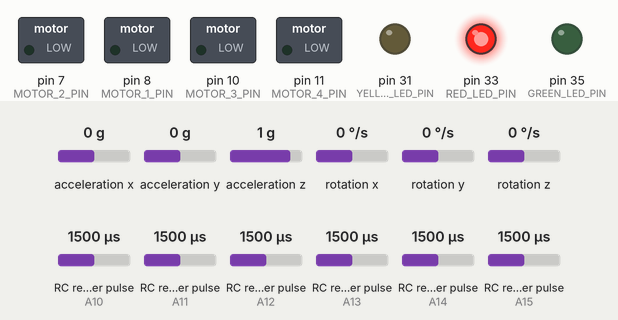
Simulated run of this sketch. Board: Arduino Mega 2560, built with avr-gcc and run on an emulated ATmega2560. On the bench: switched loads named in the sketch (green lamp = pin HIGH), output pins drawn as LEDs (lit = HIGH). Wiring (inferred from the names in the program): 6 × RC receiver channel: data A10 / data A11 / data A12 / data A13 / data A14 / data A15. Inputs (shaded band) come from the test bench; at power-on: acceleration z 1 g, RC receiver pulse (sensors on A12, A13, A10, A11, A14, A15) 1500 µs, acceleration x 0 g, acceleration y 0 g, rotation x 0 °/s, rotation y 0 °/s, rotation z 0 °/s. Pins used as bus, display or sensor lines are not drawn; what the sketch prints to the serial monitor is not drawn.

Above: at 1.8 s.
1.9 s: acceleration z set to -1.4 g
At 3.0 s:
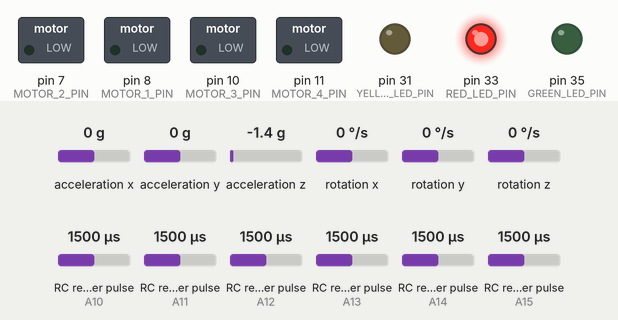
3.5 s: RC receiver pulse (sensor on A12) set to 1889 µs
6.5 s: RC receiver pulse (sensor on A12) set to 1917 µs
At 9.3 s:
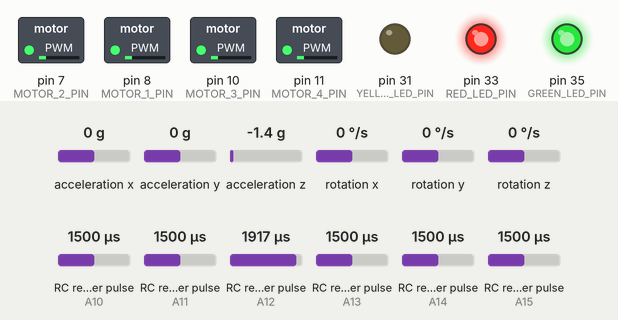
9.5 s: acceleration x set to 1.4 g
12.5 s: RC receiver pulse (sensor on A13) set to 1020 µs
At 13.1 s:
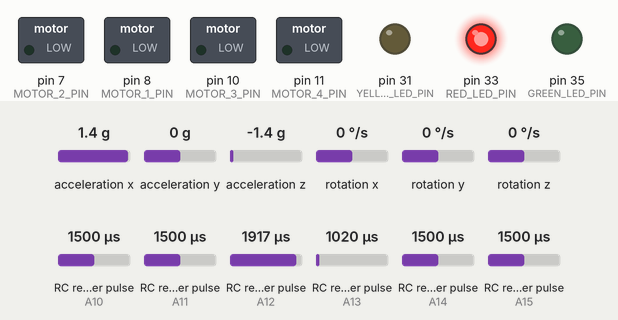
Timing chart, 0 to 15.5 s (numbered marks = the images above; inputs shaded):
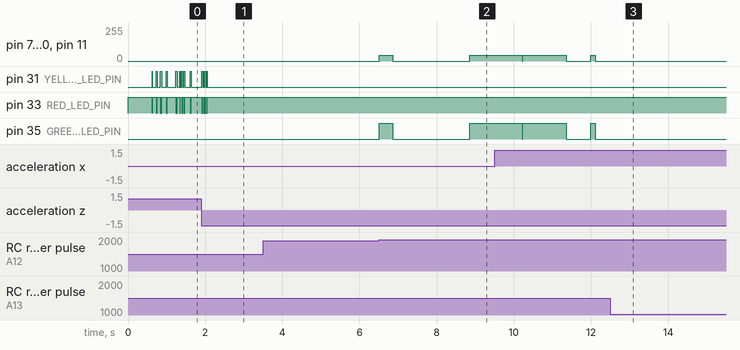

The sketch:

quad.ino
```cpp
// (licence header left out)
#include <PinChangeInt.h>
#include <Servo.h>
#include <Radio.h>
//#include <Wire.h>
#include "I2Cdev.h"
#include "MPU6050.h"
#include "Kalman.h"
#include "IMU.h"
#include <stdlib.h>
#include <Utils.h>
#include "Motors.h"
#include "FlightControl.h"

#if I2CDEV_IMPLEMENTATION == I2CDEV_ARDUINO_WIRE
    #include "Wire.h"
#endif

//Define max input angles
#define ROLL_MAX_RADIO 15
#define PITCH_MAX_RADIO 15
#define YAW_MAX_RADIO 180

#define GREEN_LED_PIN 35
#define YELLOW_LED_PIN 31
#define RED_LED_PIN  33

//Serial speed
#define  SERIAL_PORT_SPEED  115200


//Radio
volatile uint8_t bUpdateFlagsShared; // true if new radio signal
int RadioChannels[7];
bool radio_on;
bool ch5_old=true;

const int roll_map_ratio = 1/ (ROLL_MAX_RADIO - (-ROLL_MAX_RADIO)) / (MAP_RADIO_HIGH - (MAP_RADIO_LOW));
const int pitch_map_ratio =1/  (PITCH_MAX_RADIO - (-PITCH_MAX_RADIO)) / (MAP_RADIO_HIGH - (MAP_RADIO_LOW));
const int yaw_map_ratio =1/ (YAW_MAX_RADIO - (-YAW_MAX_RADIO)) / (MAP_RADIO_HIGH - (MAP_RADIO_LOW));


//IMU
IMU imu;
bool calibrating = true;
bool IMU_problem = false;
float max_X ;
float max_Y ;
float angles[3];
float rates[3];
float old_a;
float mdiff;


//Motors
Motors motors;
bool motorsReady = false;
bool motorsReadyOld = false;
bool motorsOn = false;


//FlightControl
FlightControl flightControl;
float targetAngles[3];
float throttle;


//Measuring time
unsigned long loop_time = 0;
unsigned long start_loop = 0;
int freq;
double deltaF;


//Warning LED
bool green_led;
bool yellow_led;
bool red_led;


//Printing
char StrMotor[4];
char StrMotorOn[4] = "ON";
char StrMotorOff[4] = "OFF";
char StrMotorReady[4] = "Rdy";
char StrControl[6];
char Strfreq[7];
char StrAngles[6];
char StrSpeed[4];

int print_counter = 0;

const int frequency_print_offset = 4;
const int angle_print_offset =  frequency_print_offset+7;
const int motor_print_offset = angle_print_offset+17;
const int control_print_offset = motor_print_offset+7;


void setup()
{
	//Warning LED
	pinMode(GREEN_LED_PIN, OUTPUT);
	pinMode(RED_LED_PIN, OUTPUT);
  	pinMode(YELLOW_LED_PIN, OUTPUT);

	digitalWrite(GREEN_LED_PIN, motorsOn);
	digitalWrite(YELLOW_LED_PIN, !motorsOn && motorsReady);
	digitalWrite(RED_LED_PIN, !motorsReady);


	 // join I2C bus (I2Cdev library doesn't do this automatically)
	#if I2CDEV_IMPLEMENTATION == I2CDEV_ARDUINO_WIRE
        Wire.begin();
    #elif I2CDEV_IMPLEMENTATION == I2CDEV_BUILTIN_FASTWIRE
       Fastwire::setup(800	, true); //800kHz is the maximum rate I have achived on the Arduino MEGA
    #endif

    Serial.begin( SERIAL_PORT_SPEED);
	Serial.println("Start");


	//RADIO
	//Power pin
	pinMode(RADIO_POWER_PIN , OUTPUT);
	digitalWrite(RADIO_POWER_PIN , HIGH);

	// Using the PinChangeInt library, attach the interrupts to read radio signal
	PCintPort::attachInterrupt(CH1_IN_PIN, calcCh1,CHANGE);
	PCintPort::attachInterrupt(CH2_IN_PIN, calcCh2,CHANGE);
	PCintPort::attachInterrupt(CH3_IN_PIN, calcCh3,CHANGE);
	PCintPort::attachInterrupt(CH4_IN_PIN, calcCh4,CHANGE);
	PCintPort::attachInterrupt(CH5_IN_PIN, calcCh5,CHANGE);
	PCintPort::attachInterrupt(CH6_IN_PIN, calcCh6,CHANGE);


	imu.init();
	motors.init();

	//End of the setup phase
	Serial.print("Setup done");
	calibrating = false;
}


void loop()
{
	// Measure loop rate
	start_loop = micros();
	freq = 1000000/loop_time;

	//======================================================================================
	//                                   Radio
	//======================================================================================
	// check shared update flags to see if any channels have a new signal
	if(bUpdateFlagsShared)
	{
		noInterrupts(); // turn interrupts off quickly while we take local copies of the shared variables
		updateRadio();
		interrupts();
	}

	radio_on = getRadio(RadioChannels);

	//======================================================================================
	//                                   IMU
	//======================================================================================
	if (!(imu.processAngles(angles, rates))) //continue only the data from the IMU is acceptable
	{
			IMU_problem = true;
			Serial.print( "    IMU PROBLEM   ");
	}

	//=======================================================================================
	//                                    MOTORS
	//=======================================================================================
	motorsReady = radio_on && !IMU_problem && !calibrating;

	if (ch5_old==false && RadioChannels[5]==true && RadioChannels[1]==0 )
	{
		motorsOn = true;
	}
	if (RadioChannels[5]==false || (motorsReadyOld==true  &&  motorsReady==false))
	{
		motorsOn = false;
	}

	motors.setMotorsOn(motorsOn);
	ch5_old = RadioChannels[5];
	motorsReadyOld = motorsReady;

	if(motorsReady)
	{
		//Mapping from radio inputs to target angles
        targetAngles[0] = RadioChannels[4]*0.03-15;
        targetAngles[1] = RadioChannels[2]*0.03-15;
        targetAngles[2] = RadioChannels[3]*0.36-180;

		throttle = RadioChannels[1];

		flightControl.control(targetAngles, angles, rates, throttle, motors, motorsReady);
	}
	else
	{
		motors.allStop();
	}

	//LEDS
	digitalWrite(GREEN_LED_PIN, motorsOn);
	digitalWrite(YELLOW_LED_PIN, !motorsOn && motorsReady);
	digitalWrite(RED_LED_PIN, !motorsReady);


	/*
	 * Printing info to the serial
	 * Info includes: frequency of the main loop, angles from the IMU, motors commands and PID coeff
	 * At each loop only a fraction of the whole "quadcopter status" is printed to save time
	*/
    switch (print_counter)
    {

        //Frequency print
	  case 1:
		   Serial.print("f ");  //64 µs
		   break;
	  case 2:
		   itoa(freq,Strfreq,10);
		   break;
	  case 3:
		   Serial.print(Strfreq);
		   break;
	  case 4:
		   Serial.print("    ");
		   break;

        //Angles print
	  case frequency_print_offset+1: //
		   dtostrf(angles[0],6,2,StrAngles);
		   break;
	  case frequency_print_offset+2:
		   Serial.print(StrAngles);  //
		   break;
	  case frequency_print_offset+3:
		   Serial.print(" ");  //
		   break;
	  case frequency_print_offset+4:
		   dtostrf(angles[1],6,2,StrAngles);
		   break;
	  case frequency_print_offset+5:
		   Serial.print(" ");  //
		   break;
	  case frequency_print_offset+6:
		   Serial.print(StrAngles);  //
		   break;
	  case frequency_print_offset+7://11
		   Serial.print("    ");  //
		   break;

		//Motors print
	  case angle_print_offset+1: //13
        if (motorsReady)
		{
            if (motorsOn)
            {
	            strncpy(StrMotor, StrMotorOn, sizeof(StrMotor) - 1);
            }
            else
            {
	            strncpy(StrMotor, StrMotorReady, sizeof(StrMotor) - 1);
            }
		}
		else
		{
			strncpy(StrMotor, StrMotorOff, sizeof(StrMotor) - 1);
		}
		break;

	  case angle_print_offset+2:
		   Serial.print(StrMotor);  //
		   break;
	  case angle_print_offset+3:
		   Serial.print(" ");  //
		   break;
	  case angle_print_offset+4:
		   Serial.print(" ");  //
		   break;
	  case angle_print_offset+5:
		   itoa(motors.getMotorSpeed(1),StrSpeed,10);
		   break;
	  case angle_print_offset+6:
		   Serial.print(StrSpeed);  //
		   break;
	  case angle_print_offset+7:
		   Serial.print("  ");  //
		   break;
	  case angle_print_offset+8:
		   itoa(motors.getMotorSpeed(2),StrSpeed,10);
		   break;
	  case angle_print_offset+9:
		   Serial.print(StrSpeed);  //
		   break;
	  case angle_print_offset+10:  //23
		   Serial.print("  ");  //
		   break;
	  case angle_print_offset+11:
		   itoa(motors.getMotorSpeed(3),StrSpeed,10);
		   break;
	  case angle_print_offset+12:
		   Serial.print(StrSpeed);  //
		   break;
	  case angle_print_offset+13:
		   Serial.print("  ");  //
		   break;
	  case angle_print_offset+14:
		   itoa(motors.getMotorSpeed(4),StrSpeed,10);
		   break;
	  case angle_print_offset+15:
		   Serial.print(StrSpeed);  //
		   break;
	  case angle_print_offset+16:
		   Serial.print("    ");  //
		   break;
	  case angle_print_offset+17:
		   Serial.print("    ");  //
		   break;

		   //Control print
	  case motor_print_offset+1:
		   Serial.print("kp ");  //
		   break;
	  case motor_print_offset+2:
			dtostrf(flightControl.kp_roll,6,2,StrControl);
		   break;
	  case motor_print_offset+3:
		   Serial.print(StrControl);  //
		   break;
	  case motor_print_offset+4:
	    	Serial.print("  ");  //
		   break;
	    case motor_print_offset+5:
			dtostrf(flightControl.kd_roll,6,2,StrControl);
		   break;
	  case motor_print_offset+6:
		   Serial.print(StrControl);  //
		   break;
	  case motor_print_offset+7:
	    	Serial.print("  ");  //
		   break;
		   case motor_print_offset+8:
			dtostrf(flightControl.i_on,1,2,StrControl);
		   break;
	  case motor_print_offset+9:
		   Serial.print(StrControl);  //
		   break;
	  case motor_print_offset+10:
	    	Serial.print("  ");  //
		   break;
	  case control_print_offset+11:
		   Serial.println("");  //
		   print_counter=1;
		   break;
	  }

	 print_counter++;

	while ((micros() - start_loop)<LOOP_TIME)
	{

	}

	loop_time =  micros() - start_loop; //Calculating loop_time to calculate frequency
}
```

Filter.cpp
```cpp
// (licence header left out)
#include "Filter.h"

Filter::Filter(){
inv_gain = 1/GAIN;
}


float Filter::update(float input)
{

	xv[0] = xv[1]; xv[1] = xv[2]; xv[2] = xv[3]; xv[3] = xv[4]; xv[4] = xv[5]; xv[5] = xv[6]; xv[6] = xv[7]; xv[7] = xv[8];
	xv[8] = input  * inv_gain;
	yv[0] = yv[1]; yv[1] = yv[2]; yv[2] = yv[3]; yv[3] = yv[4]; yv[4] = yv[5]; yv[5] = yv[6]; yv[6] = yv[7]; yv[7] = yv[8];
	yv[8] =   (xv[0] + xv[8]) + 8 * (xv[1] + xv[7]) + 28 * (xv[2] + xv[6])
				 + 56 * (xv[3] + xv[5]) + 70 * xv[4]
				 + ( -0.1817387267 * yv[0]) + (  1.7618254533 * yv[1])
				 + ( -7.5108024552 * yv[2]) + ( 18.3974693970 * yv[3])
				 + (-28.3318491710 * yv[4]) + ( 28.1024051670 * yv[5])
				 + (-17.5430988560 * yv[6]) + (  6.3057235769 * yv[7]);
		return  yv[8];
}
```

Filter.h
```cpp
// (licence header left out)
#ifndef Filter_h
#define Filter_h

#define NZEROS 8
#define NPOLES 8
#define GAIN   3.901575440e+06

class Filter
{

  public:

    Filter();
    float update(float input);

  private:

    float inv_gain;
    float xv[NZEROS+1], yv[NPOLES+1];
};

#endif
```

FlightControl.cpp
```cpp
// (licence header left out)
#include "FlightControl.h"
#include "Radio.h"

FlightControl::FlightControl()
{
	//Setting up the gains
	float ku = 3.0/100;
	kp_roll= 0.5*ku;
	ki_roll = 0.001*1.2*ku*2/angle_loop_time*1000000;
	kd_roll = 1000*0.075*ku*0.5*angle_loop_time/1000000;

	kp_rate_roll = 0.2;

	// I-term init
	anglesErrorsSum[0]=0;
	i_on = false;
	i_max='0';

	//incomingByte is used to tune the PID gains through Serial
	incomingByte = 0;
	multiplier = 1.1;

	//the attitude (angle) loop runs ANGLE_LOOP_DIVIDER times slower than the speed loop
	angle_loop_time = LOOP_TIME* ANGLE_LOOP_DIVIDER;
	counter_angle_loop=ANGLE_LOOP_DIVIDER;
}

void FlightControl::control(float targetAngles[], float angles[], float rates[], float throttle, Motors &motors, bool motorsReady)
{
	//Setting PID gains
	if (Serial.available() > 0)
	{
		incomingByte = Serial.read();

		if (incomingByte == 'P' )
		{
			Serial.print("Increasing k_roll");
			kp_roll *= multiplier;
			kd_roll *= multiplier;
			ki_roll *= multiplier;

			//kp_rate_roll *= multiplier;
			////ki_rate_roll *= multiplier;
			////kd_rate_roll *= multiplier;
		}
		if (incomingByte == 'p' )
		{
			Serial.print("Decreasing k_roll");
			kp_roll /= multiplier;
			kd_roll /= multiplier;
			ki_roll /= multiplier;

			//kp_rate_roll /= multiplier;
			//ki_rate_roll /= multiplier;
			//kd_rate_roll /= multiplier;
		}

		if (incomingByte == 'i' )
		{
			i_on=!i_on;
		}
		if (incomingByte == 'D' )
		{
			kd_roll *= multiplier;
		}
		if (incomingByte == 'd' )
		{
			kd_roll /= multiplier;
		}

		if (incomingByte == 'R' )
		{
			kp_rate_roll *= multiplier;
		}
		if (incomingByte == 'r' )
		{
			kp_rate_roll /= multiplier;
		}
	}


	if (RATE_MODE)
	{
		//Speed Loop
		//Only a Proportionnal feedback for now
		for (int i = 0; i < 2 ; i++)
		{
			//targetRate[i] = targetAngles[i];
			//ratesErrors[i] = targetRate[i] - rates[i];
			ratesErrors[i] = targetAngles[i] - rates[i];
			//ratesErrorsD[i] = kd_rate_roll*( ratesErrors[i] - ratesErrorsOld[i]) ;
			//ratesErrorsSum[i] += i_on*ki_rate_roll*ratesErrors[i];
			//ratesErrorsSum[i]= i_on*constrain_f( anglesErrorsSum[i], -MAX_I_TERM, MAX_I_TERM);
			//ratesErrorsOld[i] = ratesErrors[i];
			sortiePIDrate[i] = kp_rate_roll * ratesErrors[i] ;//+  ratesErrorsSum[i] + ratesErrorsD[i];
		}
		U2 = 1*CONTROL_ON*kp_rate_roll * ratesErrors[0] ;
		U3 = 1*CONTROL_ON*kp_rate_roll * ratesErrors[1] ;
	}
	else
	{
		//Attitude (Angle) Loop
		if (counter_angle_loop==ANGLE_LOOP_DIVIDER)
		{
			for (int i = 0; i < 2 ; i++)
			{
				anglesErrors[i] = targetAngles[i] - angles[i];
				anglesErrorsD[i] = kd_roll*( anglesErrors[i] - anglesErrorsOld[i]) ;
				anglesErrorsSum[i] += i_on*ki_roll*anglesErrors[i];
				anglesErrorsSum[i]= i_on*constrain_f( anglesErrorsSum[i], -MAX_I_TERM, MAX_I_TERM);
				anglesErrorsOld[i] = anglesErrors[i];
				sortiePIDangle[i] = kp_roll * anglesErrors[i] + anglesErrorsSum[i] + anglesErrorsD[i];
			}

			counter_angle_loop=0;
		}

		//Speed Loop
		for (int i = 0; i < 2 ; i++)
		{
			targetRate[i] = sortiePIDangle[i];
			ratesErrors[i] = targetRate[i] - rates[i];
		}

		U2 = 1*CONTROL_ON*(kp_rate_roll * ratesErrors[0]);
		U3 = 1*CONTROL_ON*(kp_rate_roll * ratesErrors[1]);
	}


	//U1 = map_f(throttle, MAP_RADIO_LOW , MAP_RADIO_HIGH, 0, 80);
	U1 = throttle*0.10;
	U4=CONTROL_ON*0; // TODO: Implement Yaw control

	//Roll is control by M2 and M4 via U2
	//Pitch is control by M1 and M3 via U3
	w2=  1* (U1 + U2 + U4);  //
	w1 = 1* (U1 + U3 - U4); //
	w4 = 1* (U1 - U2 + U4); //
	w3 = 1* (U1 - U3 - U4);  //

	if (w1<0)
	{
		w1=0;
	}

	if (w2<0)
	{
		w2=0;
	}

	if (w3<0)
	{
		w3=0;
	}

	if (w4<0)
	{
		w4=0;
	}

	if (i_on)
	{
		i_max='1';
	}
	else
	{
		i_max='0';
	}

	motors.setMotorSpeed(1, 1*w1);
	motors.setMotorSpeed(2, 1*w2);
	motors.setMotorSpeed(3, 1*w3);
	motors.setMotorSpeed(4, 1*w4);

	counter_angle_loop++;
}
```

FlightControl.h
```cpp
// (licence header left out)
#ifndef FlightControl_h
#define FlightControl_h

#include <Utils.h>
#include <math.h>
#include <Motors.h>
#include <Arduino.h>

//motor1: first white, motor2 second white
//4 and 2 counter clockwise

#define MAX_I_TERM 3
#define RATE_MODE 0
#define CONTROL_ON 1
#define ANGLE_LOOP_DIVIDER 7 //the angle loop runs ANGLE_LOOP_DIVIDER times slower than the speed loop
#define LOOP_TIME 2630


class FlightControl
{

public:

	FlightControl();
	void control(float targetAngles[], float angles[], float rates[], float throttle, Motors &motors, bool motorsReady);

   	//PID coefficients
	float kp_rate_roll;
	float kp_rate_pitch;
	float kp_rate_yaw;

	float kd_rate_roll;
	float ki_rate_roll;

	float kp_roll;
	float kp_pitch;
	float kp_yaw;

	float kd_roll;
	float kd_pitch;
	float kd_yaw;

	float ki_roll;
	float ki_pitch;
	float ki_yaw;


	long loop_time;
	char i_max;
	bool i_on;


private:

	float U1, U2, U3, U4;
	float w1, w2, w3, w4;

	float targetRate[3];

	//PID Tuning
	int incomingByte;
	float multiplier;

	int max_I_term;

	// Angles errors
	float anglesErrors[3];
	float anglesErrorsD[3];
	float anglesErrorsOld[3];
	float anglesErrorsSum[3];

	// Rates errors
	float ratesErrors[3];
	float ratesErrorsD[3];
	float ratesErrorsOld[3];
	float ratesErrorsSum[3];

	//output
	float sortiePIDangle[3];
	float sortiePIDrate[3];

	float angle_loop_time;
	int counter_angle_loop;
};

#endif
```

IMU.h
```cpp
// (licence header left out)
#ifndef IMU_h
#define IMU_h

#include <Arduino.h>
#include <Utils.h>
#include "I2Cdev.h"
#include "MPU6050.h"
#include "Kalman.h"
#include "Filter.h"


#if I2CDEV_IMPLEMENTATION == I2CDEV_ARDUINO_WIRE
    #include "Wire.h"
#endif

#define  ROLL_MAX_IMU  30
#define  PITCH_MAX_IMU 30

#define  ROLL_OFFSET -0.16
#define  PITCH_OFFSET 2.10
#define  YAW_OFFSET 0


class IMU
{
  public:

  IMU();
  void init();
  bool processAngles(float angles[], float rates[]);

  private:

	//Kalman kalmanX;
	//Kalman kalmanY;
	//Kalman kalmanZ;

	/* IMU Data */
	int16_t accX, accY, accZ;
	int16_t gyroX, gyroY, gyroZ;

	float accXangle, accYangle, accZangle; // Angle calculated using the accelerometer
	float gyroXangle, gyroYangle, gyroZangle; // Angle calculated using the gyro
	float kalAngleX, kalAngleY, kalAngleZ; // Angle calculated using a Kalman filter
	float compAngleX, compAngleY, compAngleX0;

	MPU6050 accelgyro;
	uint32_t timer;
	float gyroXoffset, gyroYoffset, gyroZoffset;

	float gyroXrate;
	float gyroYrate;
	float gyroZrate;

    //float xv[NZEROS+1], yv[NPOLES+1];
    //float xv1[NZEROS+1], yv1[NPOLES+1];
	float accXf;
	float accYf;
	float accZf;

	Filter filterX;
	Filter filterY;
	Filter filterZ;

	float alpha_gyro;
    float c;
    float dt;
	char StrAnglesvib[7];
	int j;
};

#endif
```

Motors.cpp
```cpp
// (licence header left out)
#include "Motors.h"

Motors::Motors()
{
	motors[0] = MOTOR_1_PIN;
	motors[1] = MOTOR_2_PIN;
	motors[2] = MOTOR_3_PIN;
	motors[3] = MOTOR_4_PIN;
	motorsOn = false;
}

void Motors::init()
{
	pinMode(MOTOR_1_PIN, OUTPUT);
	pinMode(MOTOR_2_PIN, OUTPUT);
	pinMode(MOTOR_3_PIN, OUTPUT);
	pinMode(MOTOR_4_PIN, OUTPUT);
    setAllSpeed(0);
}

void Motors::allStop()
{
	setAllSpeed(0);
}

void Motors::setMotorsOn(const bool b)
{
	motorsOn = b;
}

void Motors::setMotorSpeed(const byte motor, float speed)
{
	//Mapping of the controller speed to the ESC speed
	speed = (speed * 2) + MIN_MOTOR_SPEED_PWM - 6;

	//If the speed command is too high we just shut down all the motors
	//It might not be the best solution but it's at least safer for testing
	if (speed > 260)
	{
		allStop();
		Serial.print("Motor speed superior than 260. ALL MOTORS STOPPED");
		while(1);
	}

	analogWrite(motors[motor-1], speed*motorsOn);
	motor_speeds[motor-1] = speed;
}

int Motors::getMotorSpeed(const byte motor) const
{
    return motor_speeds[motor-1];
}

void Motors::setAllSpeed(const float speed)
{
     for (byte motor = 1; motor <= MOTOR_COUNT; motor++)
     {
		setMotorSpeed(motor, speed);
     }
}
```

Source omitted: IMU.cpp (4341 bytes), Kalman.h (4288 bytes), Motors.h (1502 bytes), Radio.cpp (5233 bytes), Radio.h (2082 bytes), Utils.cpp (2294 bytes), Utils.h (1227 bytes)

Measured:
- the behaviour switches between 1906 and 1907 µs on RC receiver pulse (sensor on A12) (found by bisection; images 1 and 2)
- after the input at 1.9 s, pin 31 (YELLOW_LED_PIN): goes on until 2.1 s, then stays LOW; pin 33 (RED_LED_PIN): goes on until 2.1 s, then stays HIGH
- after the input at 3.5 s, every drawn part: stays the same
- after the input at 12.5 s, pin 7 (MOTOR_2_PIN), pin 8 (MOTOR_1_PIN), pin 10 (MOTOR_3_PIN), pin 11 (MOTOR_4_PIN): stays 0/255 (without the input it goes to 44/255 after 0.46 s); pin 35 (GREEN_LED_PIN): stays LOW (without the input it goes to HIGH after 0.46 s)
